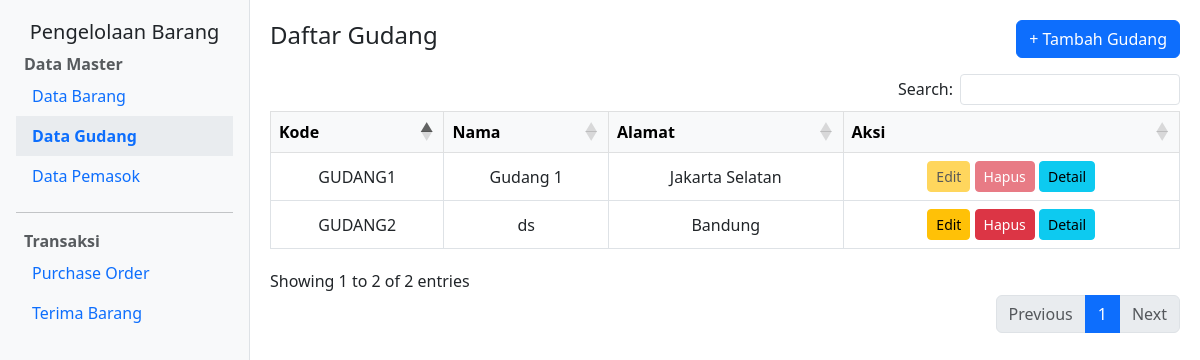
The app's page /gudang/, older data.
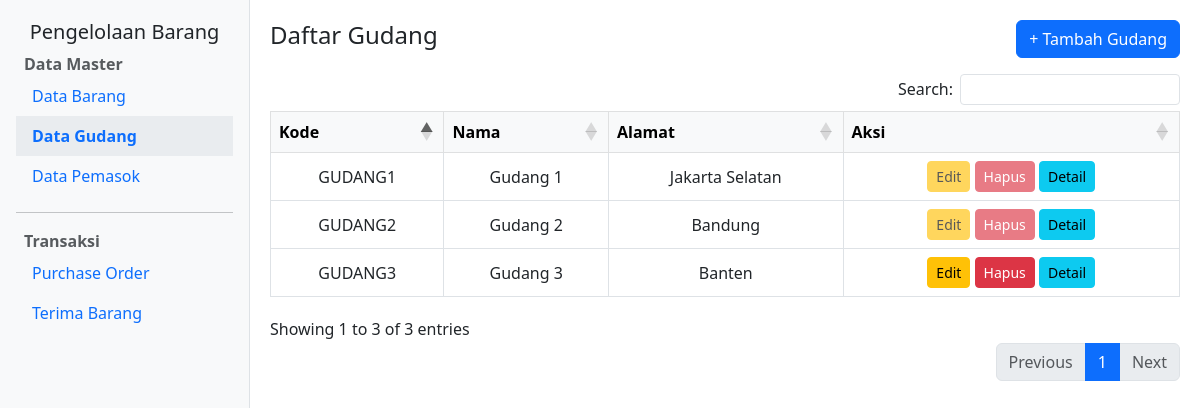
The same page, newer data.
### app_barang/models.py (models this page shows, shortened)
class Gudang(models.Model):
    kode = models.CharField(max_length=50, null=False, unique=True)
    nama = models.CharField(max_length=100, null=False, blank=False)
    alamat = models.TextField(null=False, blank=False)

### app_barang/views.py (the view)
# urls.py: path('gudang/', views.gudang_list, name='gudang_list'),
def gudang_list(request):
    gudangs = Gudang.objects.all()
    gudang_dipakai = {
        p.id: PO.objects.filter(gudang=p).exists()
        for p in gudangs
    }
    if request.method == 'POST':
        form = GudangForm(request.POST)
        if form.is_valid():
            form.save()
            return redirect('gudang_list')
    else:
        form = GudangForm()
    return render(request, 'app_barang/gudang/gudang_list.html', {
        'gudangs': gudangs,
        'form': form,
        'gudang_dipakai': gudang_dipakai
        })

### app_barang/forms.py
class GudangForm(forms.ModelForm):
    class Meta:
        model = Gudang
        fields = ['kode', 'nama', 'alamat']
        widgets = {
            'kode': forms.TextInput(attrs={'class': 'form-control'}),
            'nama': forms.TextInput(attrs={'class': 'form-control'}),
            'alamat': forms.Textarea(attrs={'class': 'form-control'}),
        }

### app_barang/templatetags/custom_tags.py (called while the page is built)
@register.filter
def dict_get(dict_obj, key):
    return dict_obj.get(key)

### app_barang/templates/app_barang/gudang/gudang_list.html (shortened to what this page needs)
{% extends 'app_barang/layout/base.html' %}
{% load custom_tags %}
{% block content %}
<div class="d-flex justify-content-between align-items-center mb-3">
    <h1 class="h4">Daftar Gudang</h1>
    <button class="btn btn-primary" data-bs-toggle="modal" data-bs-target="#addGudangModal">+ Tambah Gudang</button>
</div>
<div class="table-responsive">
    <table id="tabel-gudang" class="table table-bordered table-hover text-center align-middle">
        <thead class="table-light">
            <tr>
                <th>Kode</th>
                <th>Nama</th>
                <th>Alamat</th>
                <th>Aksi</th>
            </tr>
        </thead>
        <tbody>
            {% for gudang in gudangs %}
            <tr>
                <td>{{ gudang.kode }}</td>
                <td>{{ gudang.nama }}</td>
                <td>{{ gudang.alamat }}</td>
                <td>
                    {% if not gudang_dipakai|dict_get:gudang.id %}
                        <a href="{% url 'gudang_update' gudang.pk %}" class="btn btn-warning btn-sm">Edit</a>
                        <button class="btn btn-danger btn-sm" data-bs-toggle="modal" data-bs-target="#deleteModal{{ gudang.pk }}">Hapus</button>
                    {% else %}
                        <button class="btn btn-warning btn-sm" disabled>Edit</button>
                        <button class="btn btn-danger btn-sm" disabled>Hapus</button>
                    {% endif %}
                    <a href="{% url 'gudang_detail' gudang.pk %}" class="btn btn-info btn-sm">Detail</a>
                </td>
            </tr>
            {% endfor %}
        </tbody>
    </table>
</div>
{% endblock %}

Row changes from the older to the newer data that the page shows:
changed Gudang "GUDANG2": nama "ds" → "Gudang 2"
added Gudang: kode "GUDANG3", nama "Gudang 3", alamat "Banten"
Text that changed along with them:
text written by a page script: "Search: Showing 1 to 2 of 2 entries Previous 1 Next" → "Search: Showing 1 to 3 of 3 entries Previous 1 Next"
